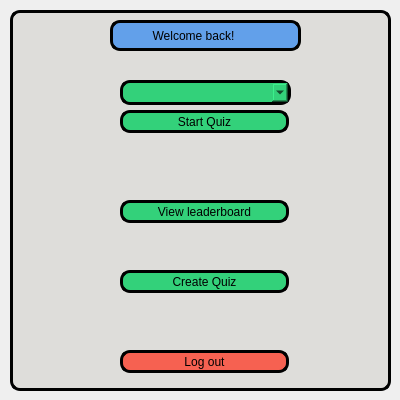
<?xml version="1.0" encoding="UTF-8"?>
<ui version="4.0">
 <class>logged_options_window</class>
 <widget class="QDialog" name="logged_options_window">
  <property name="geometry">
   <rect>
    <x>0</x>
    <y>0</y>
    <width>400</width>
    <height>400</height>
   </rect>
  </property>
  <property name="windowTitle">
   <string>logged_options_window</string>
  </property>
  <property name="sizeGripEnabled">
   <bool>false</bool>
  </property>
  <property name="modal">
   <bool>false</bool>
  </property>
  <widget class="QFrame" name="frame">
   <property name="geometry">
    <rect>
     <x>10</x>
     <y>10</y>
     <width>381</width>
     <height>381</height>
    </rect>
   </property>
   <property name="styleSheet">
    <string notr="true">background-color:rgb(222, 221, 218);
border: 3px solid rgb(0, 0, 0);
border-radius: 10px;
</string>
   </property>
   <property name="frameShape">
    <enum>QFrame::StyledPanel</enum>
   </property>
   <property name="frameShadow">
    <enum>QFrame::Raised</enum>
   </property>
   <widget class="QLabel" name="username_label">
    <property name="geometry">
     <rect>
      <x>100</x>
      <y>10</y>
      <width>191</width>
      <height>31</height>
     </rect>
    </property>
    <property name="styleSheet">
     <string notr="true">background-color: rgb(98, 160, 234);
border: 3px solid rgb(0, 0, 0);
border-radius: 10px;
</string>
    </property>
    <property name="text">
     <string>           Welcome back!</string>
    </property>
   </widget>
   <widget class="QPushButton" name="create_quiz_button">
    <property name="geometry">
     <rect>
      <x>110</x>
      <y>260</y>
      <width>169</width>
      <height>23</height>
     </rect>
    </property>
    <property name="styleSheet">
     <string notr="true">background-color: rgb(51, 209, 122);</string>
    </property>
    <property name="text">
     <string>Create Quiz</string>
    </property>
   </widget>
   <widget class="QPushButton" name="log_out_button">
    <property name="geometry">
     <rect>
      <x>110</x>
      <y>340</y>
      <width>169</width>
      <height>23</height>
     </rect>
    </property>
    <property name="styleSheet">
     <string notr="true">background-color: rgb(246, 97, 81);</string>
    </property>
    <property name="text">
     <string>Log out</string>
    </property>
   </widget>
   <widget class="QPushButton" name="view_leaderboard_button">
    <property name="geometry">
     <rect>
      <x>110</x>
      <y>190</y>
      <width>169</width>
      <height>23</height>
     </rect>
    </property>
    <property name="styleSheet">
     <string notr="true">background-color: rgb(51, 209, 122);</string>
    </property>
    <property name="text">
     <string>View leaderboard</string>
    </property>
   </widget>
   <widget class="QPushButton" name="start_quiz_button">
    <property name="geometry">
     <rect>
      <x>110</x>
      <y>100</y>
      <width>169</width>
      <height>23</height>
     </rect>
    </property>
    <property name="styleSheet">
     <string notr="true">background-color: rgb(51, 209, 122);</string>
    </property>
    <property name="text">
     <string>Start Quiz</string>
    </property>
   </widget>
   <widget class="QComboBox" name="select_quiz_comboBox">
    <property name="geometry">
     <rect>
      <x>110</x>
      <y>70</y>
      <width>171</width>
      <height>25</height>
     </rect>
    </property>
    <property name="styleSheet">
     <string notr="true">background-color: rgb(51, 209, 122);</string>
    </property>
   </widget>
  </widget>
 </widget>
 <resources/>
 <connections/>
</ui>
